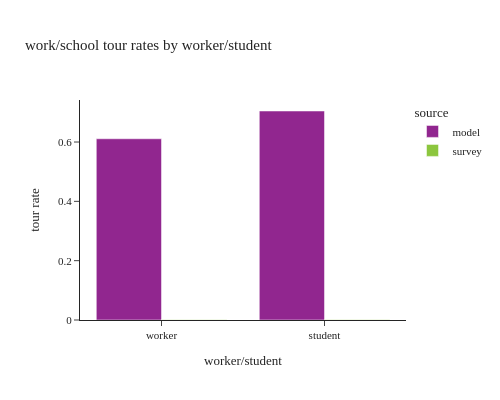

Write notebook code for a chart like this one.
### Code cell
# worker/student tour rates
# worker
df1 = calc_tour_rates(tour_data[tour_data['tour_type']=="work"],'worker')
df1['worker/student'] = "worker"

# student
df2 = calc_tour_rates(tour_data[tour_data['tour_type']=="school"],'student')
df2['worker/student'] = "student"

df_plot = pd.concat([df1, df2])
df_plot['tour rate'] = df_plot['tour_weight']/df_plot['person_weight']

fig = px.bar(df_plot, x="worker/student", y="tour rate", color="source",barmode="group",
             title="work/school tour rates by worker/student")

fig.update_layout(height=400, width=500)

fig.show()

### Figure 1 — Plotly figure (JSON) as saved in the notebook; plotly's stock layout.template omitted (floating-point values rounded to 4 significant figures)
{"data": [{"alignmentgroup": "True", "hovertemplate": "source=model<br>worker/student=%{x}<br>tour rate=%{y}<extra></extra>", "legendgroup": "model", "marker": {"color": "#91268F", "pattern": {"shape": ""}}, "name": "model", "offsetgroup": "model", "orientation": "v", "showlegend": true, "textposition": "auto", "type": "bar", "x": ["worker", "student"], "xaxis": "x", "y": [0.6109, 0.7046], "yaxis": "y"}, {"alignmentgroup": "True", "hovertemplate": "source=survey<br>worker/student=%{x}<br>tour rate=%{y}<extra></extra>", "legendgroup": "survey", "marker": {"color": "#8CC63E", "pattern": {"shape": ""}}, "name": "survey", "offsetgroup": "survey", "orientation": "v", "showlegend": true, "textposition": "auto", "type": "bar", "x": ["worker", "student"], "xaxis": "x", "y": [0.0007972, 0.0004968], "yaxis": "y"}], "layout": {"barmode": "group", "height": 400, "legend": {"title": {"text": "source"}, "tracegroupgap": 0}, "title": {"text": "work/school tour rates by worker/student"}, "width": 500, "xaxis": {"anchor": "y", "domain": [0.0, 1.0], "title": {"text": "worker/student"}}, "yaxis": {"anchor": "x", "domain": [0.0, 1.0], "title": {"text": "tour rate"}}}}
